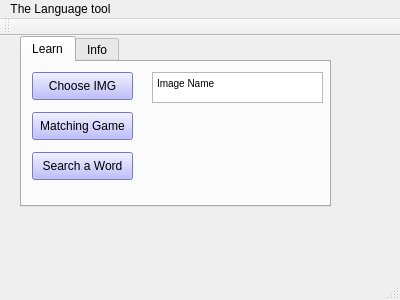
<?xml version="1.0" encoding="UTF-8"?>
<ui version="4.0">
 <class>MainWindow</class>
 <widget class="QMainWindow" name="MainWindow">
  <property name="geometry">
   <rect>
    <x>0</x>
    <y>0</y>
    <width>400</width>
    <height>300</height>
   </rect>
  </property>
  <property name="windowTitle">
   <string>MainWindow</string>
  </property>
  <property name="styleSheet">
   <string notr="true">border-image: url(:/new/IMG/havana.jpg);</string>
  </property>
  <widget class="QWidget" name="centralWidget">
   <widget class="QTabWidget" name="tabWidget">
    <property name="geometry">
     <rect>
      <x>20</x>
      <y>0</y>
      <width>311</width>
      <height>171</height>
     </rect>
    </property>
    <property name="currentIndex">
     <number>0</number>
    </property>
    <widget class="QWidget" name="tab">
     <attribute name="title">
      <string>Learn</string>
     </attribute>
     <widget class="QPushButton" name="imgC">
      <property name="geometry">
       <rect>
        <x>10</x>
        <y>10</y>
        <width>101</width>
        <height>28</height>
       </rect>
      </property>
      <property name="styleSheet">
       <string notr="true">background-color: rgb(170, 170, 255);</string>
      </property>
      <property name="text">
       <string>Choose IMG</string>
      </property>
     </widget>
     <widget class="QPushButton" name="pushButton">
      <property name="geometry">
       <rect>
        <x>10</x>
        <y>50</y>
        <width>101</width>
        <height>28</height>
       </rect>
      </property>
      <property name="styleSheet">
       <string notr="true">background-color: rgb(170, 170, 255);</string>
      </property>
      <property name="text">
       <string>Matching Game</string>
      </property>
     </widget>
     <widget class="QPushButton" name="searchB">
      <property name="geometry">
       <rect>
        <x>10</x>
        <y>90</y>
        <width>101</width>
        <height>28</height>
       </rect>
      </property>
      <property name="styleSheet">
       <string notr="true">background-color: rgb(170, 170, 255);</string>
      </property>
      <property name="text">
       <string>Search a Word</string>
      </property>
     </widget>
     <widget class="QTextEdit" name="textEdit">
      <property name="geometry">
       <rect>
        <x>130</x>
        <y>10</y>
        <width>171</width>
        <height>31</height>
       </rect>
      </property>
      <property name="html">
       <string>&lt;!DOCTYPE HTML PUBLIC &quot;-//W3C//DTD HTML 4.0//EN&quot; &quot;http://www.w3.org/TR/REC-html40/strict.dtd&quot;&gt;
&lt;html&gt;&lt;head&gt;&lt;meta name=&quot;qrichtext&quot; content=&quot;1&quot; /&gt;&lt;style type=&quot;text/css&quot;&gt;
p, li { white-space: pre-wrap; }
&lt;/style&gt;&lt;/head&gt;&lt;body style=&quot; font-family:'MS Shell Dlg 2'; font-size:7.8pt; font-weight:400; font-style:normal;&quot;&gt;
&lt;p style=&quot; margin-top:0px; margin-bottom:0px; margin-left:0px; margin-right:0px; -qt-block-indent:0; text-indent:0px;&quot;&gt;Image Name&lt;/p&gt;&lt;/body&gt;&lt;/html&gt;</string>
      </property>
     </widget>
    </widget>
    <widget class="QWidget" name="tab_2">
     <attribute name="title">
      <string>Info</string>
     </attribute>
     <widget class="QPlainTextEdit" name="plainTextEdit">
      <property name="geometry">
       <rect>
        <x>0</x>
        <y>0</y>
        <width>301</width>
        <height>141</height>
       </rect>
      </property>
      <property name="readOnly">
       <bool>true</bool>
      </property>
      <property name="plainText">
       <string>The Language Tool                                            

Created by Justin Deng and Sam Britten with Windows Visual Studio and Qt                        

Uses OpenCV and Qt libraries</string>
      </property>
     </widget>
    </widget>
   </widget>
  </widget>
  <widget class="QMenuBar" name="menuBar">
   <property name="geometry">
    <rect>
     <x>0</x>
     <y>0</y>
     <width>400</width>
     <height>26</height>
    </rect>
   </property>
   <widget class="QMenu" name="menuThe_Language_tool">
    <property name="title">
     <string>The Language tool</string>
    </property>
   </widget>
   <widget class="QMenu" name="menuInfo">
    <property name="title">
     <string/>
    </property>
   </widget>
   <addaction name="menuThe_Language_tool"/>
   <addaction name="menuInfo"/>
  </widget>
  <widget class="QToolBar" name="mainToolBar">
   <attribute name="toolBarArea">
    <enum>TopToolBarArea</enum>
   </attribute>
   <attribute name="toolBarBreak">
    <bool>false</bool>
   </attribute>
  </widget>
  <widget class="QStatusBar" name="statusBar"/>
 </widget>
 <layoutdefault spacing="6" margin="11"/>
 <resources/>
 <connections/>
</ui>
